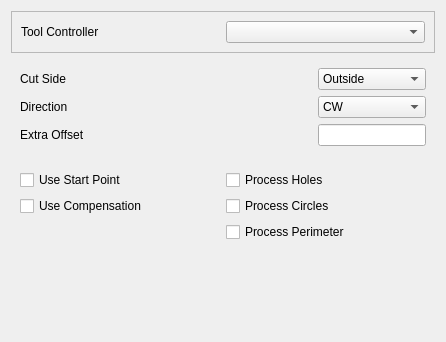
<?xml version="1.0" encoding="UTF-8"?>
<ui version="4.0">
 <class>Form</class>
 <widget class="QWidget" name="Form">
  <property name="geometry">
   <rect>
    <x>0</x>
    <y>0</y>
    <width>446</width>
    <height>342</height>
   </rect>
  </property>
  <property name="windowTitle">
   <string>Form</string>
  </property>
  <layout class="QVBoxLayout" name="verticalLayout">
   <item>
    <widget class="QFrame" name="frame">
     <property name="frameShape">
      <enum>QFrame::StyledPanel</enum>
     </property>
     <property name="frameShadow">
      <enum>QFrame::Raised</enum>
     </property>
     <layout class="QHBoxLayout" name="horizontalLayout">
      <item>
       <widget class="QLabel" name="label">
        <property name="text">
         <string>Tool Controller</string>
        </property>
       </widget>
      </item>
      <item>
       <widget class="QComboBox" name="toolController">
        <property name="toolTip">
         <string>&lt;html&gt;&lt;head/&gt;&lt;body&gt;&lt;p&gt;The tool and its settings to be used for this operation.&lt;/p&gt;&lt;/body&gt;&lt;/html&gt;</string>
        </property>
       </widget>
      </item>
     </layout>
    </widget>
   </item>
   <item>
    <widget class="QWidget" name="widget" native="true">
     <layout class="QGridLayout" name="gridLayout">
      <item row="0" column="0">
       <widget class="QLabel" name="cutSideLabel">
        <property name="text">
         <string>Cut Side</string>
        </property>
       </widget>
      </item>
      <item row="0" column="1">
       <widget class="QComboBox" name="cutSide">
        <property name="toolTip">
         <string>&lt;html&gt;&lt;head/&gt;&lt;body&gt;&lt;p&gt;Specify if the profile should be performed inside or outside the base geometry features. This only matters if Use Compensation is checked (the default).&lt;/p&gt;&lt;/body&gt;&lt;/html&gt;</string>
        </property>
        <item>
         <property name="text">
          <string>Outside</string>
         </property>
        </item>
        <item>
         <property name="text">
          <string>Inside</string>
         </property>
        </item>
       </widget>
      </item>
      <item row="1" column="0">
       <widget class="QLabel" name="directionLabel">
        <property name="text">
         <string>Direction</string>
        </property>
       </widget>
      </item>
      <item row="1" column="1">
       <widget class="QComboBox" name="direction">
        <property name="toolTip">
         <string>&lt;html&gt;&lt;head/&gt;&lt;body&gt;&lt;p&gt;The direction in which the profile is performed, clockwise or counter clockwise.&lt;/p&gt;&lt;/body&gt;&lt;/html&gt;</string>
        </property>
        <item>
         <property name="text">
          <string>CW</string>
         </property>
        </item>
        <item>
         <property name="text">
          <string>CCW</string>
         </property>
        </item>
       </widget>
      </item>
      <item row="2" column="0">
       <widget class="QLabel" name="extraOffsetLabel">
        <property name="text">
         <string>Extra Offset</string>
        </property>
       </widget>
      </item>
      <item row="2" column="1">
       <widget class="Gui::InputField" name="extraOffset">
        <property name="sizePolicy">
         <sizepolicy hsizetype="Fixed" vsizetype="Fixed">
          <horstretch>0</horstretch>
          <verstretch>0</verstretch>
         </sizepolicy>
        </property>
        <property name="toolTip">
         <string>&lt;html&gt;&lt;head/&gt;&lt;body&gt;&lt;p&gt;The amount of extra material left by this operation in relation to the target shape.&lt;/p&gt;&lt;/body&gt;&lt;/html&gt;</string>
        </property>
       </widget>
      </item>
     </layout>
    </widget>
   </item>
   <item>
    <widget class="QWidget" name="widget_2" native="true">
     <layout class="QGridLayout" name="gridLayout_2">
      <item row="0" column="0">
       <widget class="QCheckBox" name="useStartPoint">
        <property name="toolTip">
         <string>&lt;html&gt;&lt;head/&gt;&lt;body&gt;&lt;p&gt;Check if this operation should use a starting point.&lt;/p&gt;&lt;/body&gt;&lt;/html&gt;</string>
        </property>
        <property name="text">
         <string>Use Start Point</string>
        </property>
       </widget>
      </item>
      <item row="0" column="1">
       <widget class="QCheckBox" name="processHoles">
        <property name="toolTip">
         <string>&lt;html&gt;&lt;head/&gt;&lt;body&gt;&lt;p&gt;Check if this profile operation should also process holes in the base geometry.&lt;/p&gt;&lt;p&gt;&lt;br/&gt;&lt;/p&gt;&lt;p&gt;Found holes are automatically offset on the opposite cut side and performed in the opposite direction as perimeters.&lt;/p&gt;&lt;p&gt;&lt;br/&gt;&lt;/p&gt;&lt;p&gt;Note that this does not include cylindrical holes, the assumption being that they will get drilled.&lt;/p&gt;&lt;/body&gt;&lt;/html&gt;</string>
        </property>
        <property name="text">
         <string>Process Holes</string>
        </property>
       </widget>
      </item>
      <item row="1" column="0">
       <widget class="QCheckBox" name="useCompensation">
        <property name="toolTip">
         <string>&lt;html&gt;&lt;head/&gt;&lt;body&gt;&lt;p&gt;If checked the profile operation is offset by the tool radius. The offset direction is determined by the Cut Side.&lt;/p&gt;&lt;/body&gt;&lt;/html&gt;</string>
        </property>
        <property name="text">
         <string>Use Compensation</string>
        </property>
       </widget>
      </item>
      <item row="1" column="1">
       <widget class="QCheckBox" name="processCircles">
        <property name="toolTip">
         <string>&lt;html&gt;&lt;head/&gt;&lt;body&gt;&lt;p&gt;Check if you want this profile operation to also be applied to cylindrical holes, which normally get drilled.&lt;/p&gt;&lt;p&gt;&lt;br/&gt;&lt;/p&gt;&lt;p&gt;This can be useful if no drill of adequate size is available or the number of holes don't warrant a tool change.&lt;/p&gt;&lt;p&gt;&lt;br/&gt;&lt;/p&gt;&lt;p&gt;Note that the cut side and direction is reversed in respect to the specified values.&lt;/p&gt;&lt;/body&gt;&lt;/html&gt;</string>
        </property>
        <property name="text">
         <string>Process Circles</string>
        </property>
       </widget>
      </item>
      <item row="2" column="1">
       <widget class="QCheckBox" name="processPerimeter">
        <property name="toolTip">
         <string>&lt;html&gt;&lt;head/&gt;&lt;body&gt;&lt;p&gt;Check if this profile operation should also process the outside perimeter of the base geometry shapes.&lt;/p&gt;&lt;/body&gt;&lt;/html&gt;</string>
        </property>
        <property name="text">
         <string>Process Perimeter</string>
        </property>
       </widget>
      </item>
     </layout>
    </widget>
   </item>
   <item>
    <spacer name="verticalSpacer">
     <property name="orientation">
      <enum>Qt::Vertical</enum>
     </property>
     <property name="sizeHint" stdset="0">
      <size>
       <width>20</width>
       <height>40</height>
      </size>
     </property>
    </spacer>
   </item>
  </layout>
 </widget>
 <customwidgets>
  <customwidget>
   <class>Gui::InputField</class>
   <extends>QLineEdit</extends>
   <header>Gui/InputField.h</header>
  </customwidget>
 </customwidgets>
 <tabstops>
  <tabstop>toolController</tabstop>
  <tabstop>cutSide</tabstop>
  <tabstop>direction</tabstop>
  <tabstop>extraOffset</tabstop>
  <tabstop>useStartPoint</tabstop>
  <tabstop>useCompensation</tabstop>
  <tabstop>processHoles</tabstop>
  <tabstop>processCircles</tabstop>
  <tabstop>processPerimeter</tabstop>
 </tabstops>
 <resources/>
 <connections/>
</ui>
